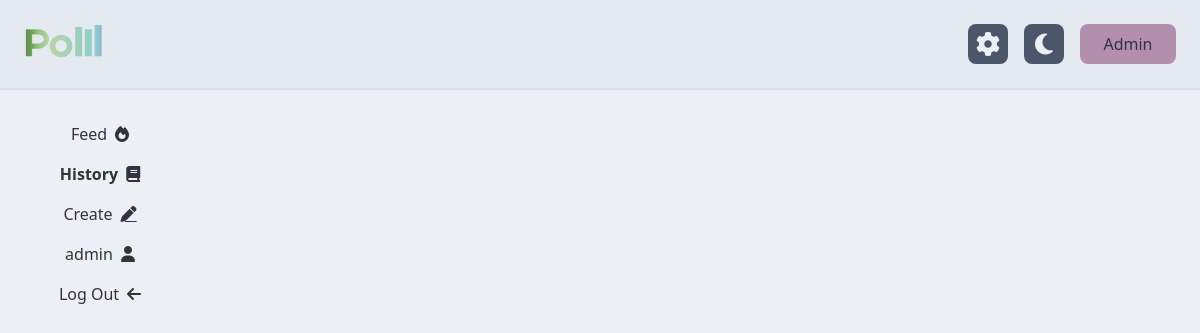
The page /home/history (signed in) on the database as committed earlier.
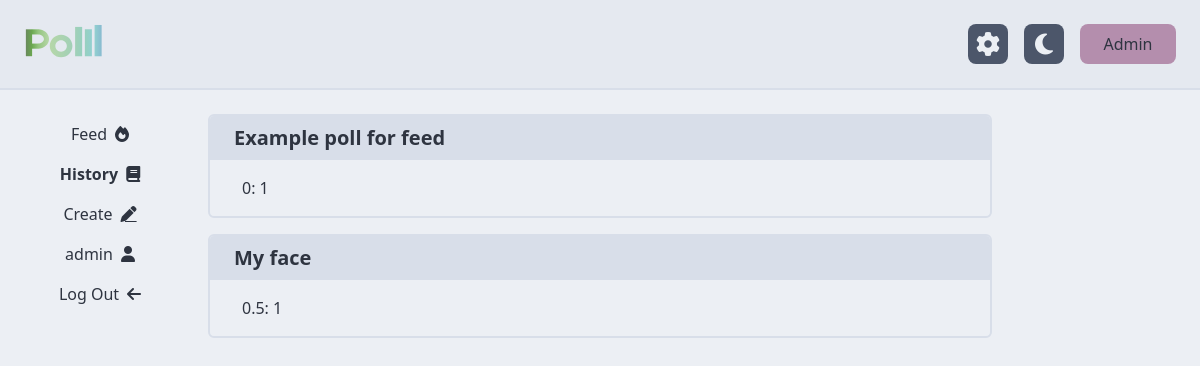
The same page on the database as committed later.
### tables this page shows
CREATE TABLE poll (
	id INTEGER PRIMARY KEY, 
	creator_id INTEGER NOT NULL, 
	question TEXT NOT NULL, 
	poll_type TEXT NOT NULL, 
	date_created DATETIME NOT NULL, 
  FOREIGN KEY (creator_id) REFERENCES user (id)
);

### polll/home.py (the view)
@home.route("/home/history")
@requires_auth
def history():
    db = get_db()
    cur = db.cursor()
    query = """
    SELECT DISTINCT poll_id
    FROM response
    WHERE response.user_id = ?
    """
    res = cur.execute(query, (session["user"]["id"],))
    ids = [response["poll_id"] for response in res.fetchall()]
    query = """
    SELECT *
    FROM poll
    WHERE poll.id = ?
    """
    polls = []
    for id in ids:
        res = cur.execute(query, (id,))
        poll = dict(res.fetchone())
        handler = getattr(result_handlers, poll["poll_type"].lower())
        poll["results"] = handler(poll["id"])
        poll["result_template"] = result_template(poll)
        polls.append(poll)
    session["admin"] = False
    session["tab"] = "history"
    return render_template("home/history.html", session=session, polls=polls)

### polll/auth.py (called while the page is built)
def requires_auth(f):
    @wraps(f)
    def decorated(*args, **kwargs):
        if "user" not in session:
            return redirect(url_for('auth.login'))
        return f(*args, **kwargs)
    return decorated

### polll/db.py (called while the page is built)
def get_db():
    if "db" not in g:
        g.db = sqlite3.connect(
            current_app.config["DATABASE"],
            detect_types=sqlite3.PARSE_DECLTYPES
        )
        g.db.row_factory = sqlite3.Row
    return g.db

### polll/models.py (called while the page is built)
def result_template(poll):
    template = poll["poll_type"].lower().replace("_", "-")
    return f"results/{template}.html"

### polll/results.py (called while the page is built)
def numeric_star(poll_id):
    print("In result_handlers.numeric_star")
    db = get_db()
    cur = db.cursor()
    query = """
    SELECT
        numeric_response.value AS value,
        COUNT(numeric_response.id) AS count
    FROM poll
        INNER JOIN response ON response.poll_id = poll.id
        INNER JOIN numeric_response ON numeric_response.response_id = response.id
    WHERE poll.id = ?
    GROUP BY numeric_response.value
    """
    res = cur.execute(query, (poll_id,)).fetchall()
    results = [dict(result) for result in res]
    return results

### polll/templates/home/history.html
{% extends "home/home.html" %}
{% block home_content %}
  {% for poll in polls %}
    {% include poll["result_template"] %}
  {% endfor %}
{% endblock %}

### polll/templates/home/home.html (shortened to what this page needs)
{% extends "base.html" %}
{% block body %}
  <div class="w-screen h-screen flex flex-col bg-nord-6 text-nord-0 dark:text-nord-4 dark:bg-nord-0">
    {% include "navbar.html" %}
    <div class="flex overflow-hidden flex-row grow md:pt-4">
      <div class="hidden p-2 md:flex md:justify-center md:w-2/12">
          <div class="flex flex-col overflow-hidden h-full">
            {{macs.buttons()}}
          </div>
      </div>
      <div class="w-full overflow-auto md:w-8/12 p-2">
        {% block home_content %}{% endblock %}
      </div>
      <div class="hidden md:flex md:justify-center md:w-2/12 p-2"></div>
    </div>
  </div>
{% endblock %}

### polll/templates/base.html (shortened to what this page needs)
<!doctype html>
<head>
  <link href="../static/output.css" rel="stylesheet" />
  <link href="../static/styles/star-selector.css" rel="stylesheet" />
  {% import 'macros.jinja' as macs %}
</head>
<html class="overflow-hidden overscroll-none">
  <body hx-boost="true" onload="add_notification_listener()">
    {% block body %}
    {% endblock %}
  </body>
</html>

### polll/templates/macros.jinja
{% macro buttons(feed="visible", history="visible", create="visible", myPolls="visible", logout="visible") %}
<a class="{{feed}} text-nord-0 dark:text-nord-6 h-10 flex justify-center items-center" href="{{ url_for('home.feed') }}">
  <span class="{% if session.tab == 'feed' %} font-black {% endif %}">
      Feed
    </span>
    <i class="ml-2 fa-solid fa-fire"></i>
  </a>
  <a class="{{history}} text-nord-0 dark:text-nord-6 h-10 flex justify-center items-center" href="{{ url_for('home.history') }}">
    <span class="{% if session.tab == 'history' %} font-black {% endif %}">
      History
    </span>
    <i class="ml-2 fa-solid fa-book"></i>
  </a>
  <a class="{{create}} text-nord-0 dark:text-nord-6 h-10 flex justify-center items-center" href="{{ url_for('home.create') }}">
    <span class="{% if session.tab == 'create' %} font-black {% endif %}">
      Create
    </span>
    <i class="ml-2 fa-solid fa-pen underline"></i>
  </a>
  <a class="{{myPolls}} text-nord-0 dark:text-nord-6 h-10 flex justify-center items-center" href="{{ url_for('home.mypolls') }}">
    <span class="{% if session.tab == 'mypolls' %} font-black {% endif %}">
      {{session.user.username}}
    </span>
    <i class="ml-2 fa-solid fa-user"></i>
  </a>
  <a class="{{logout}} text-nord-0 dark:text-nord-6 h-10 flex justify-center items-center"
      href="{{ url_for('auth.logout') }}"
      hx-boost="false">
    <span>
      Log Out
    </span>
    <i class="ml-2 fa-solid fa-arrow-left"></i>
  </a>
{% endmacro%}

### polll/templates/navbar.html
<div class="w-100% flex space-x-4 items-center border-b-2 bg-nord-5 border-nord-4 dark:border-nord-3 dark:bg-nord-0 p-4 lg:p-6">
  <a href="/">
    <img id="logo-icon-home" class="h-10" src="../static/assets/logo-name-dark.svg"/>
  </a>
  <button class="!ml-auto bg-nord-3 text-nord-6 dark:bg-nord-4 dark:text-nord-0 rounded-lg w-10 h-10 flex justify-center items-center" onclick="open_settings()">
    <i id="settings-icon" class="fas fa-gear text-2xl cursor-pointer"></i>
  </button>
  <button class="bg-nord-3 text-nord-6 dark:bg-nord-4 dark:text-nord-0 rounded-lg w-10 h-10 flex justify-center items-center" onclick="toggle_colour_scheme()">
    <i id="theme-icon" class="fas fa-moon text-2xl cursor-pointer"></i>
  </button>
  {% if session.user.email == "admin@polll.org" %} {% if session.admin %}
  <a class="bg-nord-15 text-nord-0 rounded-lg w-24 h-10 flex justify-center items-center" href="{{ url_for('home.feed') }}">
    Home
  </a>
  {% else %}
  <a class="bg-nord-15 text-nord-0 rounded-lg w-24 h-10 flex justify-center items-center" href="{{ url_for('admin.users') }}">
    Admin
  </a>
  {% endif %} {% endif %}
</div>

### polll/templates/results/numeric-star.html
{% extends "results/result-base.html" %}
{% block result_content %}
  {% for result in poll.results %}
    <p>{{ result.value }}: {{ result.count }}</p>
  {% endfor %}
{% endblock %}

### polll/templates/results/result-base.html (shortened to what this page needs)
<div id="poll-card-{{ poll.id }}" class="poll-card border-2 border-nord-4 dark:border-nord-3 rounded-md mb-4 overflow-hidden">
  <div class="flex flex-row items-center p-2 bg-nord-4 dark:bg-nord-2">
    <p class="ml-4 text-xl font-bold">{{ poll.question }}</p>
  </div>
  <div class="px-8 py-4">
    {% block result_content %}{% endblock %}
  </div>
</div>

### polll/static/styles/star-selector.css (style rules this page uses)
:root { --star-active: #b48ead; --star-inactive: #d8dee9; }

Rows that differ between the two databases and show on the page:
added poll: question "Example poll for feed", value "0", count "1"
now on this page (row edited): poll: question "My face", value "0.5", count "1"
